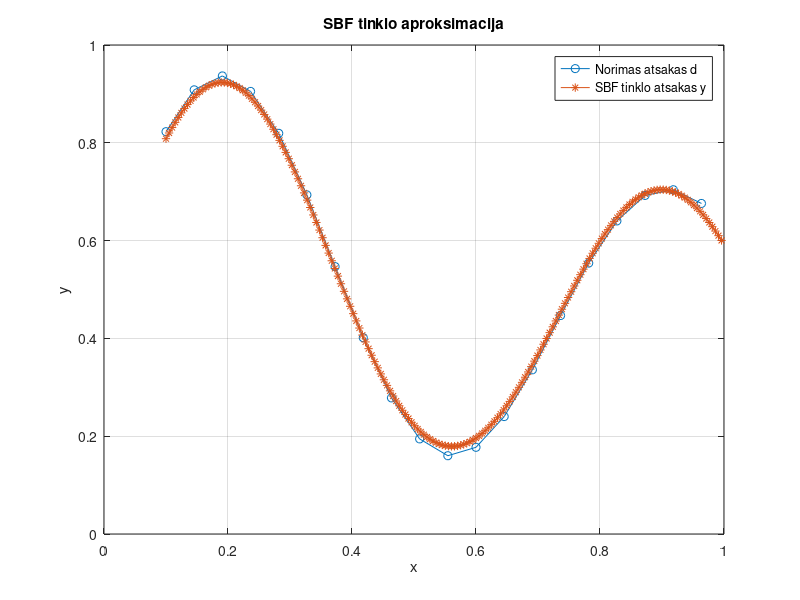
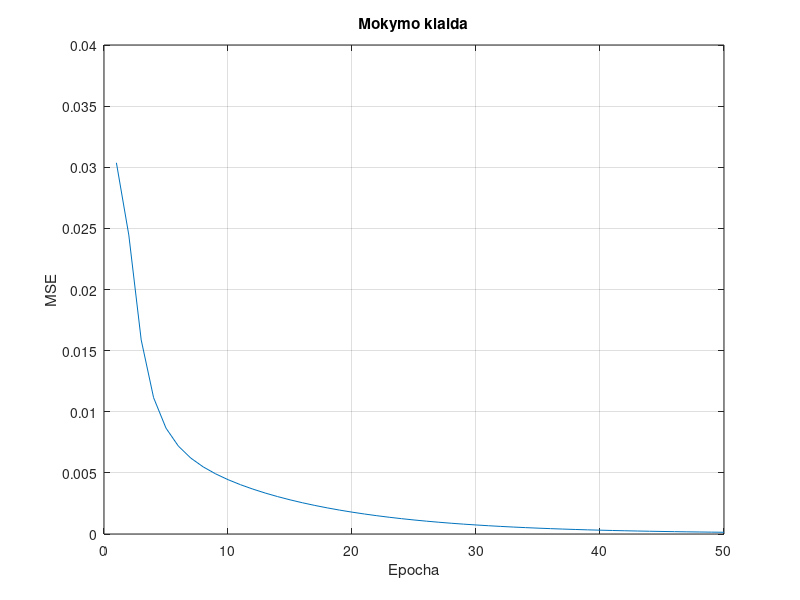
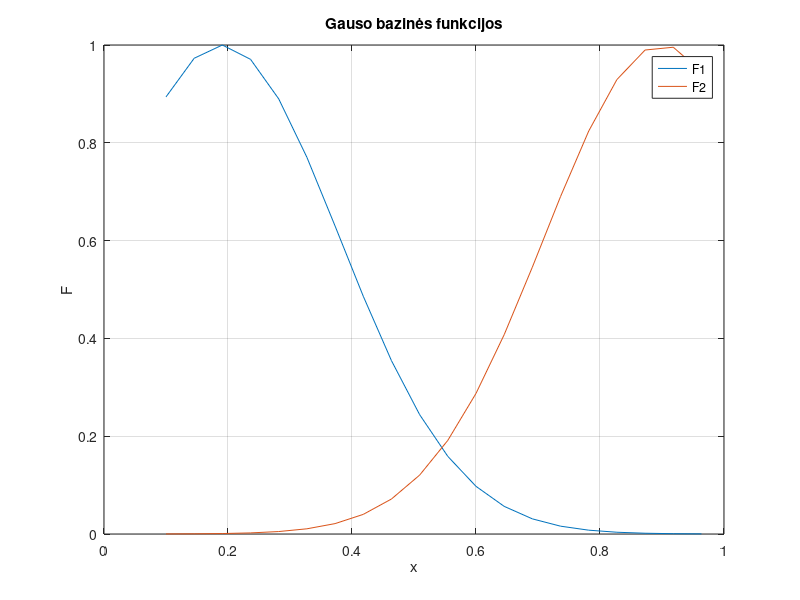

Source code (MATLAB) for these figures, in order:
clc;
clear;
close all;

% ----- MOKYMO DUOMENYS -----

x = 0.1:1/22:1;

% Norimas atsakas
d = (1 + 0.6*sin(2*pi*x/0.7) + 0.3*sin(2*pi*x))/2;


% ----- SBF PARAMETRAI -----

% Centrai parenkami rankiniu būdu
c1 = 0.19;
c2 = 0.90;

% Spinduliai parenkami rankiniu būdu
r1 = 0.19;
r2 = 0.19;


% ----- PRADINIAI SVORIAI -----

w1 = rand;
w2 = rand;
w0 = rand;


% Mokymosi greitis
eta = 0.1;

% Epochų skaičius
epochs = 50;


% ----- MOKYMAS -----

for epoch = 1:epochs

    E = 0;

    for n = 1:length(x)

        % Gauso funkcijos
        F1 = exp(-(x(n)-c1)^2 / (2*r1^2));
        F2 = exp(-(x(n)-c2)^2 / (2*r2^2));

        % Tinklo išėjimas
        y = w1*F1 + w2*F2 + w0;

        % Klaida
        e = d(n) - y;

        % Svorių atnaujinimas
        w1 = w1 + eta*e*F1;
        w2 = w2 + eta*e*F2;
        w0 = w0 + eta*e;

        % Bendra epochos klaida
        E = E + e^2;

    end

    % Vidutinė kvadratinė klaida
    MSE(epoch) = E / length(x);

end


% ----- TINKLO PATIKRINIMAS -----

x1 = 0.1:1/202:1;

for n = 1:length(x1)

    F1 = exp(-(x1(n)-c1)^2 / (2*r1^2));
    F2 = exp(-(x1(n)-c2)^2 / (2*r2^2));

    y_out(n) = w1*F1 + w2*F2 + w0;

end


% ----- REZULTATAI -----

fprintf('w1 = %.4f\n', w1);
fprintf('w2 = %.4f\n', w2);
fprintf('w0 = %.4f\n', w0);


% Norimos ir aproksimuotos funkcijos grafikas
figure;
plot(x, d, 'o-');
hold on;
plot(x1, y_out, '*-');
grid on;

xlabel('x');
ylabel('y');
legend('Norimas atsakas d', 'SBF tinklo atsakas y');
title('SBF tinklo aproksimacija');


% Klaidos grafikas
figure;
plot(MSE);
grid on;

xlabel('Epocha');
ylabel('MSE');
title('Mokymo klaida');

% Bazinės funkcijos

F1_all = exp(-(x-c1).^2 / (2*r1^2));
F2_all = exp(-(x-c2).^2 / (2*r2^2));

figure;
plot(x, F1_all);
hold on;
plot(x, F2_all);
grid on;

legend('F1', 'F2');
xlabel('x');
ylabel('F');
title('Gauso bazinės funkcijos');
